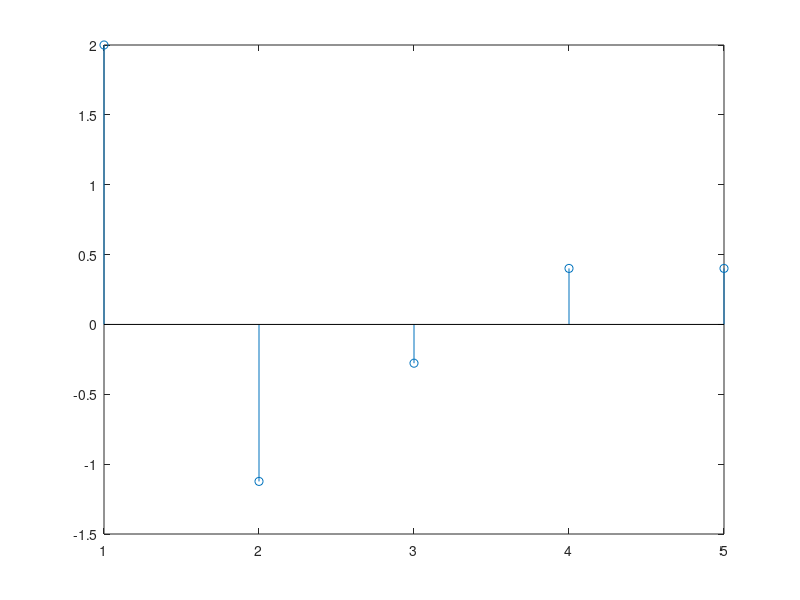

Reproduce this figure in MATLAB. (Note: this script raises an error after producing the figure.)
fs=175;
n=0:1:4;
t=n/fs;

y=cos(2*pi*50*t)+cos(2*pi*100*t);
stem(y);
a=zeros(1,8);
k=0;
i=0;

for k=0:7
    z=0;
    for i=0:7
        z=z+y(i+1)*exp(-1j*(2*pi*i*k)/8);
        
    end
    a(1,k+1)=z;
   
end
z=linspace(0,fs-fs/length(t),length(t));
    figure(2);
    stem(abs(a));
  
    